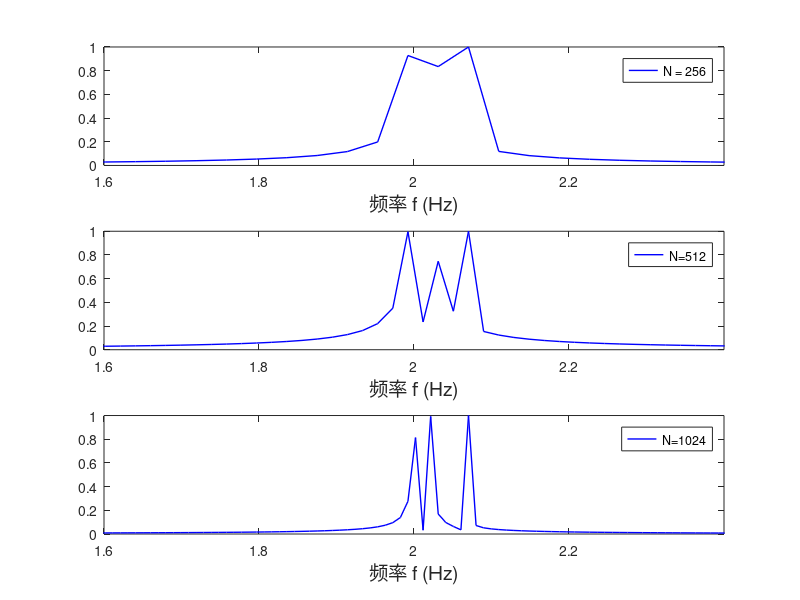

Write MATLAB code to recreate this figure.
clc;
clear;

f1 = 2;%频率2 Hz
f2 = 2.02;%频率2.02 Hz
f3 = 2.07;%频率2.07 Hz
fs = 10;%采样频率
T = 1/fs;%采样间隔
N = 2048;%采样数据个数
n = 0:1:N-1;
x = sin(2*pi*f1*n*T)+sin(2*pi*f2*n*T)+sin(2*pi*f3*n*T);%采集到的数字信号

%256点DFT
N1 = 256; %计算DFT的数据长度
Xk1 = fft(x,N1);%求256点DFT
Mag_Xk1 = abs(Xk1);%求幅度谱
max1 = max(Mag_Xk1);%求幅度的最大值
freq1 = fs*(0:N1/2-1)/N1;%绘制频谱图时的横坐标
subplot(3,1,1);
plot(freq1,Mag_Xk1(1:N1/2)/max1,'LineWidth',1,'color','b');%绘制归一化幅度谱
axis([1.6 2.4 0 1]); % 只显示1.6-2.4Hz范围
xlabel('频率 f (Hz)','FontSize',14);
legend('N = 256');

%512点DFT
N2=512; %计算DFT的数据长度
Xk2 = fft(x,N2);%求DFT
Mag_Xk2 = abs(Xk2);%求幅度谱
max2 = max(Mag_Xk2);
freq2 = fs*(0:N2/2-1)/N2;%绘制频谱图时的横坐标
subplot(3,1,2);
plot(freq2,Mag_Xk2(1:N2/2)/max2,'LineWidth',1,'color','b');%绘制归一化幅度谱
axis([1.6 2.4 0 1]); % 只显示1.6-2.4Hz范围
xlabel('频率 f (Hz)','FontSize',14);
legend('N=512');
%1024点DFT
N3 = 1024; %计算DFT的数据长度
Xk3 = fft(x,N3);%求DFT
Mag_Xk3 = abs(Xk3);%求幅度谱
max3 = max(Mag_Xk3);
freq3 = fs*(0:N3/2-1)/N3;%绘制频谱图时的横坐标
subplot(3,1,3);
plot(freq3,Mag_Xk3(1:N3/2)/max3,'LineWidth',1,'color','b');%绘制归一化幅度谱
axis([1.6 2.4 0 1]); % 只显示1.6-2.4Hz范围
xlabel('频率 f (Hz)','FontSize',14);
legend('N=1024');
